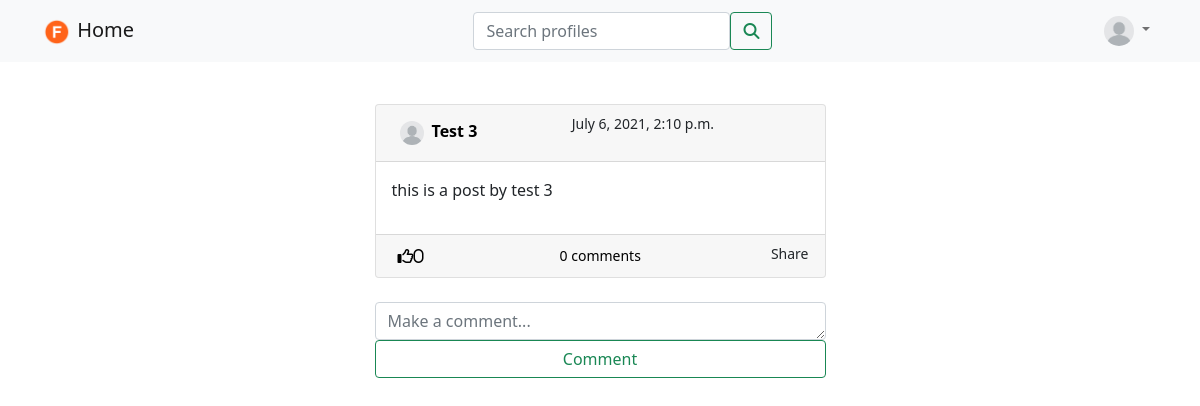
Page /post/21/detail (signed in) on the earlier database version.
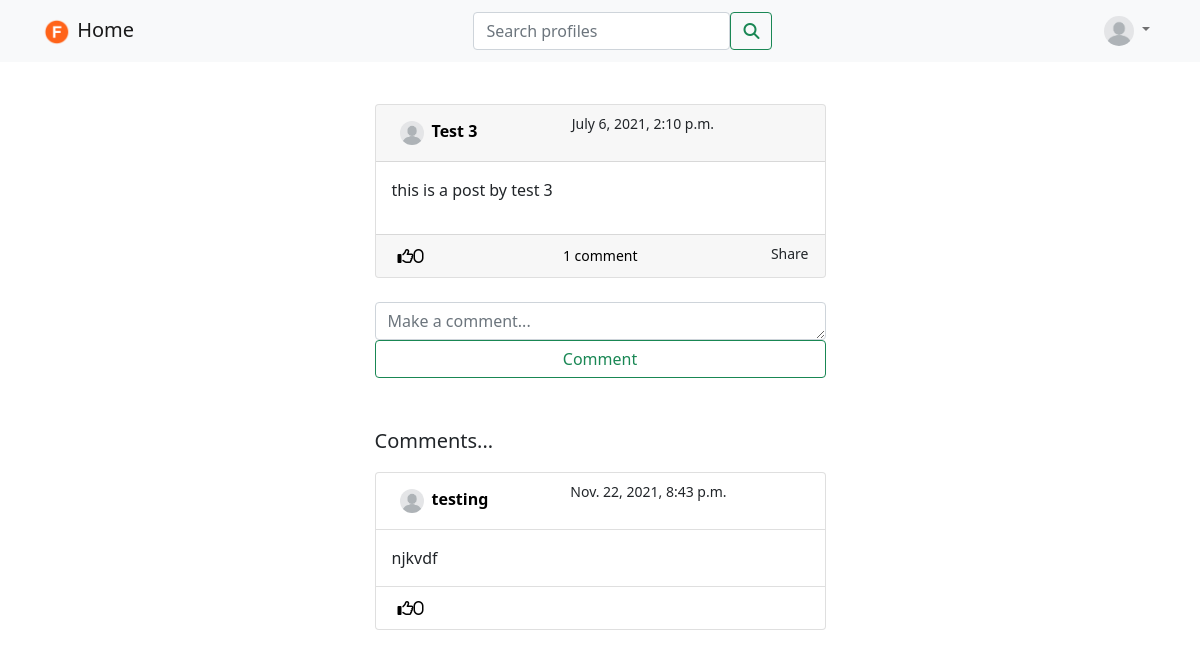
Same page on the later database version.
### main/models.py (models this page shows, shortened)
class Post(models.Model):
    body = models.TextField()
    title = models.CharField(max_length=30)
    author = models.ForeignKey(User, related_name='posts', on_delete=models.CASCADE)
    created_on = models.DateTimeField(default=timezone.now)
    likes = models.ManyToManyField(User, blank=True, related_name='post_likes')

class UserProfile(models.Model):
    user = models.OneToOneField(User, related_name='profile', on_delete=models.CASCADE)
    name =models.CharField(max_length=100, blank=True, null=True)
    image = models.ImageField(upload_to='media/uploads/profile_pictures', default='media/uploads/profile_pictures/default_profile_picture.jpeg', blank=True)
    bio = models.TextField(blank=True, null=True)
    birthday = models.DateField(blank=True, null=True)
    followers = models.ManyToManyField(User, blank=True, related_name='followers')
    following = models.ManyToManyField(User, blank=True, related_name='following')

class Comment(models.Model):
    body = models.TextField()
    created_on = models.DateTimeField(default=timezone.now)
    author = models.ForeignKey(User, on_delete=models.CASCADE)
    post = models.ForeignKey(Post, related_name='comments', on_delete=models.CASCADE)
    likes = models.ManyToManyField(User, blank=True, related_name='comment_likes')

### main/views.py (the view, shortened to what this page needs)
# urls.py: path('post/<int:pk>/detail', PostDetail.as_view(), name='post_detail'),
class PostDetail(LoginRequiredMixin, View):
    def get(self, request, pk, *args, **kwargs):
        post = Post.objects.get(pk=pk)
        form = CommentForm()
        context = {
            'post' : post,
            'form' : form,
        }
        return render(request, 'main/post_detail.html', context)

### main/forms.py
class CommentForm(forms.ModelForm):
    body = forms.CharField(
        label='',
        widget = forms.Textarea(attrs={
            'rows': 1,
            'placeholder': 'Make a comment...'
        })
    )
    class Meta:
        model = Comment
        fields = ['body']

### main/templates/main/post_detail.html (shortened to what this page needs)
{%extends 'main/base_main.html'%}
{%load crispy_forms_tags%}
{%block content%}
<div class="container">
    <div class="row justify-content-center">
        <div class="col-lg-5 col-md-6 col-sm-12">
            <div class="card my-4">
                    <div class="card-header">
                        <div class="d-flex justify-content-between">
                            <strong><a class="text-decoration-none" style="color:black" href="{% url 'profile_view' post.author.profile.pk %}"><img class="rounded-circle p-2" width="40" height="40" src=" {{post.author.profile.image.url}} ">{{post.author.profile.name}}</strong></a>
                            <small>{{post.created_on}}</small>
                        </div>
                    </div>
                    <div class="card-body position-relative">
                        <p class="card-text">{{post.body}}</p>
                    </div>
                    <div class="d-flex card-footer justify-content-between">
                        <form method="POST" action="{% url 'post_like' post.pk %}">
                            <button style="background-color: transparent; border: none; box-shadow: none;" type="submit">
                            <i class="far fa-thumbs-up"><span>{{post.likes.all.count }}</span></i></button>
                        </form>
                        {%if post.comments.all.count == 1%}
                        <a class="text-decoration-none" style="color:black" href="{% url 'post_detail' post.pk %}"><small>{{post.comments.all.count}} comment</small></a>
                        {%else%}
                        <a class="text-decoration-none" style="color:black" href="{% url 'post_detail' post.pk %}"><small>{{post.comments.all.count}} comments</small></a>
                        {%endif%}
                         <small>Share</small>
                    </div>
            </div>
            <form method="POST">
                {{form | crispy}}
                <div class=d-grid>
                <button type="submit" class="btn btn-outline-success">Comment</button>
                </div>
            </form>
            {% if post.comments.all %}
            <br></br>
            <p class="lead">Comments...</p>
            {% for comment in post.comments.all %}
                <div class="card my-1">
                    <div class="card-header bg-transparent">
                        <div class="d-flex justify-content-between">
                            <strong><a class="text-decoration-none" style="color:black" href="{% url 'profile_view' comment.author.profile.pk %}"><img class="rounded-circle p-2" width="40" height="40" src=" {{comment.author.profile.image.url}} ">{{comment.author.profile.name}}</strong></a>
                            <small>{{comment.created_on}}</small>
                        </div>
                    </div>
                    <div class="card-body bg-transparent">
                        <p class="card-text">{{comment.body}}</p>
                    </div>
                    <div class="card-footer bg-transparent">
                        <form method="POST" action="{% url 'comment_like' comment.pk %}">
                            <button style="background-color: transparent; border: none; box-shadow: none;" type="submit">
                            <i class="far fa-thumbs-up"><span>{{comment.likes.all.count }}</span></i></button>
                        </form>
                    </div>
                </div>
            {%endfor%}
            {%endif%}
        </div>
    </div>
</div>
{%endblock%}

Differences in the rows shown:
computed for Post "this is a post by test 3": comments.all.count "0" → "1"
added Comment: author.profile.image (placeholder picture), author.profile.name "testing", created_on "Nov. 22, 2021, 8:43 p.m.", body "njkvdf", likes.all.count "0"
Other differences:
text no longer shown: "comments"
text now shown: "comment Comments..."
